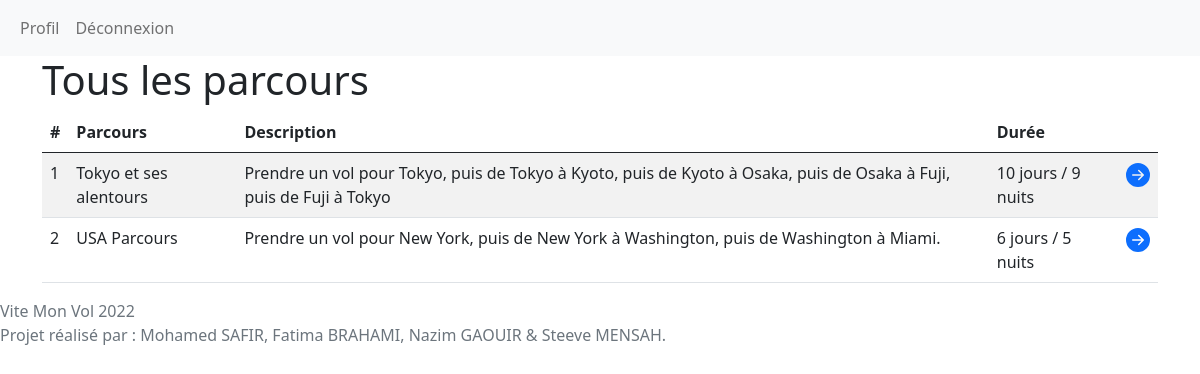
Screenshot of /php_projet/view/main.php (signed in) with the database file from the repository.
### tables this page shows
CREATE TABLE `circuit` (
  `id` int(11) NOT NULL,
  `parcours` varchar(255) NOT NULL,
  `description` varchar(255) NOT NULL,
  `Durée` varchar(255) NOT NULL
);

### php_projet/controller/BDD.php (called while the page is built, shortened)
<?php
class DBAccess{
    public static function afficherCircuits($mysqli){
        $sql = "SELECT * FROM circuit";
        return $mysqli->query($sql);
    }
}
?>

### php_projet/view/main.php (the view, shortened to what this page needs)
<?php
    require("enteteCon.php");
?>
<?php
    require_once('../controller/BDD.php');
    $infoUser= new DBAccess();
    $database=$infoUser->dbConnection();
    $parcours=$infoUser->afficherCircuits($database)
?>
<div class="container">
<h1>Tous les parcours</h1>
<table class="table table-striped">
        <thead>
            <tr>
                <th scope="col">#</th>
                <th scope="col">Parcours</th>
                <th scope="col-3">Description</th>
                <th scope="col">Durée</th>
                <th></th>
            </tr>
        </thead>
        <tbody>
            <?php foreach ($parcours as $ligneParcours) :
                ?>
                <tr>
                    <?php foreach($ligneParcours as $dataParcours) :?>
                    <td><?php echo $dataParcours; ?></td>
                    <?php endforeach; ?>
                    <td><a href="single.php?id=<?php echo $ligneParcours['id'];?>"> <svg xmlns="http://www.w3.org/2000/svg" width="24" height="24" fill="currentColor" class="bi bi-arrow-right-circle-fill" viewBox="0 0 16 16">
  <path d="M8 0a8 8 0 1 1 0 16A8 8 0 0 1 8 0zM4.5 7.5a.5.5 0 0 0 0 1h5.793l-2.147 2.146a.5.5 0 0 0 .708.708l3-3a.5.5 0 0 0 0-.708l-3-3a.5.5 0 1 0-.708.708L10.293 7.5H4.5z"/>
</svg></a></td>
                </tr>
                <?php endforeach; ?>
        </tbody>
    </table>
</div>
<?php require_once("footer.php") ?>

### rows the page displays
circuit: id "1", parcours "Tokyo et ses alentours", description "Prendre un vol pour Tokyo, puis de Tokyo à Kyoto, puis de Kyoto à Osaka, puis de Osaka à Fuji, puis de Fuji à Tokyo", Durée "10 jours / 9 nuits"
circuit: id "2", parcours "USA Parcours", description "Prendre un vol pour New York, puis de New York à Washington, puis de Washington à Miami.", Durée "6 jours / 5 nuits"
